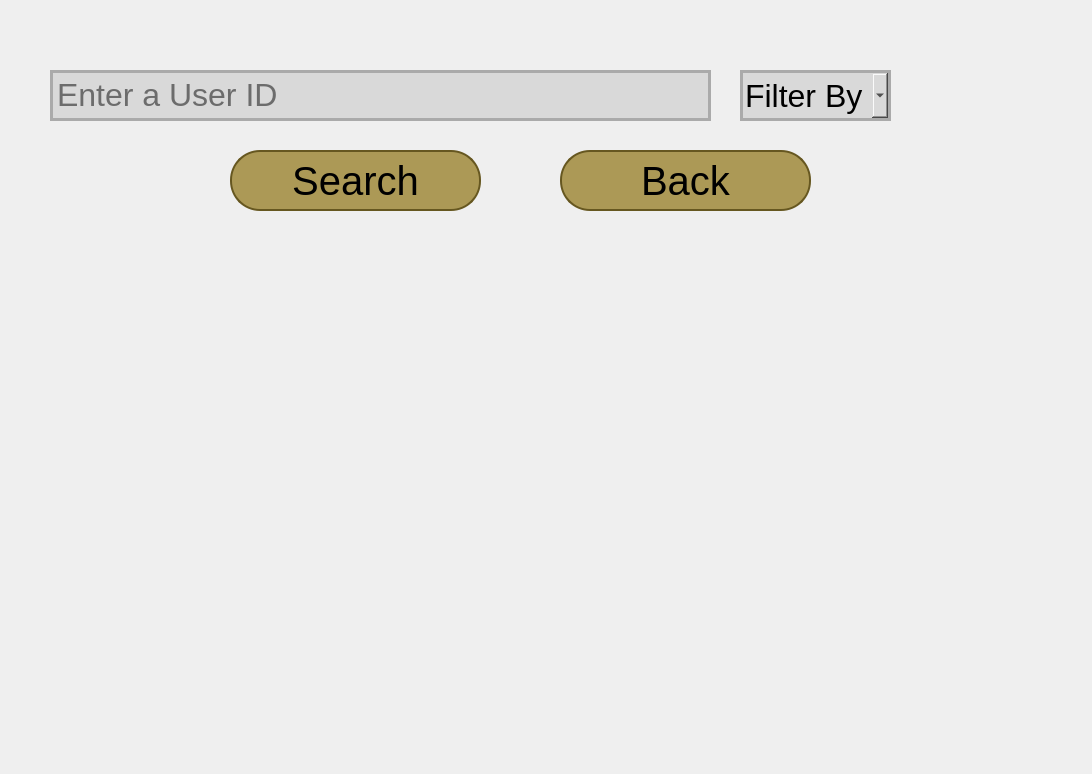
<?xml version="1.0" encoding="UTF-8"?>
<ui version="4.0">
 <class>Form</class>
 <widget class="QWidget" name="Form">
  <property name="geometry">
   <rect>
    <x>0</x>
    <y>0</y>
    <width>1092</width>
    <height>774</height>
   </rect>
  </property>
  <property name="windowTitle">
   <string>Form</string>
  </property>
  <widget class="QComboBox" name="comboBox">
   <property name="geometry">
    <rect>
     <x>740</x>
     <y>70</y>
     <width>151</width>
     <height>51</height>
    </rect>
   </property>
   <property name="font">
    <font>
     <pointsize>24</pointsize>
    </font>
   </property>
   <property name="styleSheet">
    <string notr="true">border-radius: 30px;
border: 3px solid #AAA;
background: #D9D9D9;</string>
   </property>
   <item>
    <property name="text">
     <string>Filter By</string>
    </property>
   </item>
   <item>
    <property name="text">
     <string>Minimum review count</string>
    </property>
   </item>
   <item>
    <property name="text">
     <string>Minimum average stars</string>
    </property>
   </item>
   <item>
    <property name="text">
     <string>Name</string>
    </property>
   </item>
  </widget>
  <widget class="QTextEdit" name="textEdit">
   <property name="geometry">
    <rect>
     <x>50</x>
     <y>70</y>
     <width>661</width>
     <height>51</height>
    </rect>
   </property>
   <property name="font">
    <font>
     <pointsize>24</pointsize>
    </font>
   </property>
   <property name="styleSheet">
    <string notr="true">border-radius: 30px;
border: 3px solid #AAA;
background: #D9D9D9;</string>
   </property>
   <property name="placeholderText">
    <string>Enter a User ID</string>
   </property>
  </widget>
  <widget class="QPushButton" name="pushButton_2">
   <property name="geometry">
    <rect>
     <x>560</x>
     <y>150</y>
     <width>251</width>
     <height>61</height>
    </rect>
   </property>
   <property name="font">
    <font>
     <pointsize>30</pointsize>
    </font>
   </property>
   <property name="styleSheet">
    <string notr="true">border-radius: 30px;
border: 2px solid #665720;
background: #AC9956;</string>
   </property>
   <property name="text">
    <string>Back</string>
   </property>
  </widget>
  <widget class="QPushButton" name="pushButton">
   <property name="geometry">
    <rect>
     <x>230</x>
     <y>150</y>
     <width>251</width>
     <height>61</height>
    </rect>
   </property>
   <property name="font">
    <font>
     <pointsize>30</pointsize>
    </font>
   </property>
   <property name="styleSheet">
    <string notr="true">border-radius: 30px;
border: 2px solid #665720;
background: #AC9956;</string>
   </property>
   <property name="text">
    <string>Search</string>
   </property>
  </widget>
 </widget>
 <resources/>
 <connections/>
</ui>
